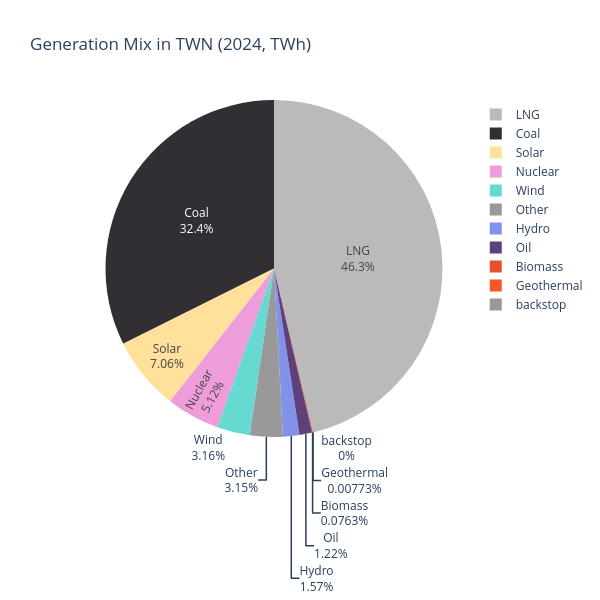

Write notebook code for a chart like this one.
### Code cell
# --- CHECK GENERATION MIX --- #

generation = (
    n.generators_t.p
     .resample('YE').sum()
     .groupby([n.generators.bus, n.generators.carrier], axis=1).sum()
     .melt()
     .rename(columns={'variable': 'carrier'})
)
generation.carrier.replace('', 'backstop', inplace=True)
generation.value = generation.value.div(1e6)
color_map = n.carriers.color.to_dict()
colors = [ color_map.get(c, "#999999") for c in generation.carrier ]

# 1×1 subplot of type “domain” (pie)
fig = make_subplots(
    rows=1, cols=1,
    specs=[[{'type':'domain'}]]
)

# add the pie into row=1,col=1
fig.add_trace(
    go.Pie(
        labels=generation.carrier,
        values=generation.value,
        marker=dict(colors=colors),
        textinfo='percent+label'
    ),
    row=1, col=1
)

fig.update_layout(
    title_text="Generation Mix in TWN (2024, TWh)",
    width=600,
    height=600
)

### Figure 1 — Plotly figure (JSON) as saved in the notebook; plotly's stock layout.template omitted (floating-point values rounded to 4 significant figures)
{"data": [{"domain": {"x": [0, 1], "y": [0, 1]}, "labels": ["Biomass", "Coal", "Geothermal", "Hydro", "LNG", "Nuclear", "Oil", "Other", "Solar", "Wind", "backstop"], "marker": {"colors": ["#e25329", "#322f34", "#f75726", "#8292e8", "#bababa", "#ee9dda", "#5d407c", "#999999", "#ffe19b", "#66dad0", "#999999"]}, "textinfo": "percent+label", "type": "pie", "values": [0.1908, 80.96, 0.01934, 3.918, 115.7, 12.81, 3.056, 7.881, 17.65, 7.892, 0.0]}], "layout": {"height": 600, "title": {"text": "Generation Mix in TWN (2024, TWh)"}, "width": 600}}
